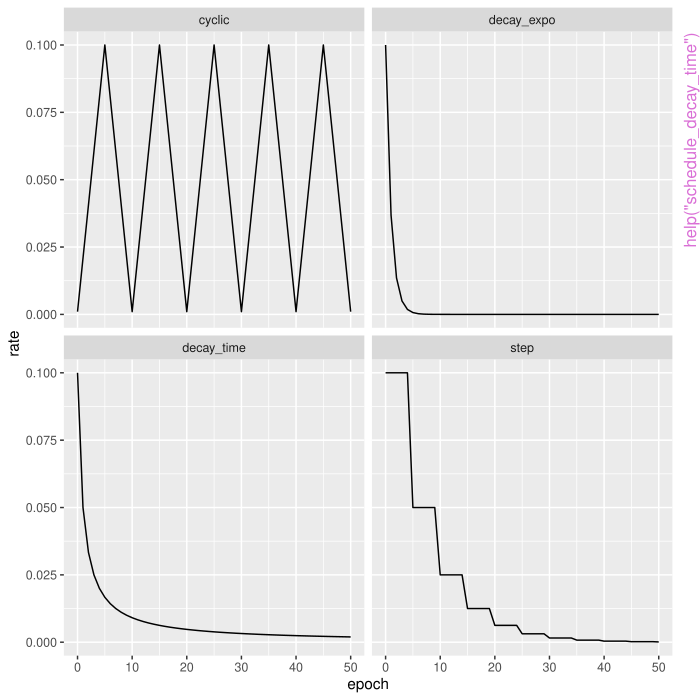

Generate this figure with R:
pkgname <- "brulee"
source(file.path(R.home("share"), "R", "examples-header.R"))
options(warn = 1)
library('brulee')

base::assign(".oldSearch", base::search(), pos = 'CheckExEnv')
base::assign(".old_wd", base::getwd(), pos = 'CheckExEnv')
cleanEx()
nameEx("brulee-autoplot")
### * brulee-autoplot

flush(stderr()); flush(stdout())

### Name: brulee-autoplot
### Title: Plot model loss over epochs
### Aliases: brulee-autoplot autoplot.brulee_mlp
###   autoplot.brulee_logistic_reg autoplot.brulee_multinomial_reg
###   autoplot.brulee_linear_reg autoplot.brulee_resnet
###   autoplot.brulee_auto_int autoplot.brulee_saint autoplot.brulee_rln

### ** Examples

## Don't show: 
if (!brulee:::is_cran_check()) withAutoprint({ # examplesIf
## End(Don't show)
## Don't show: 
}) # examplesIf
## End(Don't show)



cleanEx()
nameEx("brulee-coefs")
### * brulee-coefs

flush(stderr()); flush(stdout())

### Name: brulee-coefs
### Title: Extract Model Coefficients
### Aliases: brulee-coefs coef.brulee_logistic_reg coef.brulee_linear_reg
###   coef.brulee_mlp coef.brulee_multinomial_reg coef.brulee_resnet
###   coef.brulee_rln

### ** Examples

## Don't show: 
if (!brulee:::is_cran_check()) withAutoprint({ # examplesIf
## End(Don't show)
## Don't show: 
}) # examplesIf
## End(Don't show)



cleanEx()
nameEx("brulee_auto_int")
### * brulee_auto_int

flush(stderr()); flush(stdout())

### Name: brulee_auto_int
### Title: Fit AutoInt models for tabular data
### Aliases: brulee_auto_int brulee_auto_int.default
###   brulee_auto_int.data.frame brulee_auto_int.matrix
###   brulee_auto_int.formula brulee_auto_int.recipe

### ** Examples

## Don't show: 
if (!brulee:::is_cran_check()) withAutoprint({ # examplesIf
## End(Don't show)
## Don't show: 
}) # examplesIf
## End(Don't show)



cleanEx()
nameEx("brulee_chronos")
### * brulee_chronos

flush(stderr()); flush(stdout())

### Name: brulee_chronos
### Title: Chronos-2 pretrained forecasting model
### Aliases: brulee_chronos brulee_chronos.default
###   brulee_chronos.data.frame brulee_chronos.formula
###   brulee_chronos.recipe

### ** Examples

## Don't show: 
if (!brulee:::is_cran_check()) withAutoprint({ # examplesIf
## End(Don't show)
pkgs <- c("recipes", "lubridate", "modeldata", "ggplot2")

## Not run: 
##D if (torch::torch_is_installed() & rlang::is_installed(pkgs)) {
##D  library(dplyr)
##D  library(ggplot2)
##D 
##D  n <- nrow(modeldata::Chicago)
##D 
##D  prior_data <- modeldata::Chicago[-((n-13):n),]
##D  test_data <-
##D   modeldata::Chicago[(n-13):n,] |>
##D   mutate(day = lubridate::wday(date, label = TRUE))
##D 
##D  # ------------------------------------------------------------------------------
##D  # Simple, no covariate model
##D 
##D  mod_1 <-
##D   brulee_chronos(
##D    ridership ~ 1,
##D    data = prior_data,
##D    # Removing `timestamp_column` does not affect the fit
##D    timestamp_column = c(date),
##D    prediction_length = 14)
##D 
##D  # ------------------------------------------------------------------------------
##D  # Some covariates via the formula method
##D 
##D mod_2 <-
##D   brulee_chronos(
##D    ridership ~ Clark_Lake + Belmont + Harlem + Monroe,
##D    data = prior_data,
##D    timestamp_column = c(date),
##D    prediction_length = 14)
##D 
##D  # ------------------------------------------------------------------------------
##D  # Covariates using recipes
##D 
##D  rec <-
##D   recipe(ridership ~ ., data = prior_data) |>
##D   update_role(date, new_role = "time")
##D 
##D  mod_3 <- brulee_chronos(rec, data = prior_data, prediction_length = 14)
##D }
## End(Not run)
## Don't show: 
}) # examplesIf
## End(Don't show)



cleanEx()
nameEx("brulee_linear_reg")
### * brulee_linear_reg

flush(stderr()); flush(stdout())

### Name: brulee_linear_reg
### Title: Fit a linear regression model
### Aliases: brulee_linear_reg brulee_linear_reg.default
###   brulee_linear_reg.data.frame brulee_linear_reg.matrix
###   brulee_linear_reg.formula brulee_linear_reg.recipe

### ** Examples

## Don't show: 
if (!brulee:::is_cran_check()) withAutoprint({ # examplesIf
## End(Don't show)
## Don't show: 
}) # examplesIf
## End(Don't show)



cleanEx()
nameEx("brulee_logistic_reg")
### * brulee_logistic_reg

flush(stderr()); flush(stdout())

### Name: brulee_logistic_reg
### Title: Fit a logistic regression model
### Aliases: brulee_logistic_reg brulee_logistic_reg.default
###   brulee_logistic_reg.data.frame brulee_logistic_reg.matrix
###   brulee_logistic_reg.formula brulee_logistic_reg.recipe

### ** Examples

## Don't show: 
if (!brulee:::is_cran_check()) withAutoprint({ # examplesIf
## End(Don't show)
## Don't show: 
}) # examplesIf
## End(Don't show)



cleanEx()
nameEx("brulee_mlp")
### * brulee_mlp

flush(stderr()); flush(stdout())

### Name: brulee_mlp
### Title: Fit neural networks
### Aliases: brulee_mlp brulee_mlp.default brulee_mlp.data.frame
###   brulee_mlp.matrix brulee_mlp.formula brulee_mlp.recipe
###   brulee_mlp_two_layer brulee_mlp_two_layer.default
###   brulee_mlp_two_layer.data.frame brulee_mlp_two_layer.matrix
###   brulee_mlp_two_layer.formula brulee_mlp_two_layer.recipe

### ** Examples

## Don't show: 
if (!brulee:::is_cran_check()) withAutoprint({ # examplesIf
## End(Don't show)
## Don't show: 
}) # examplesIf
## End(Don't show)



cleanEx()
nameEx("brulee_multinomial_reg")
### * brulee_multinomial_reg

flush(stderr()); flush(stdout())

### Name: brulee_multinomial_reg
### Title: Fit a multinomial regression model
### Aliases: brulee_multinomial_reg brulee_multinomial_reg.default
###   brulee_multinomial_reg.data.frame brulee_multinomial_reg.matrix
###   brulee_multinomial_reg.formula brulee_multinomial_reg.recipe

### ** Examples

## Don't show: 
if (!brulee:::is_cran_check()) withAutoprint({ # examplesIf
## End(Don't show)
## Don't show: 
}) # examplesIf
## End(Don't show)



cleanEx()
nameEx("brulee_resnet")
### * brulee_resnet

flush(stderr()); flush(stdout())

### Name: brulee_resnet
### Title: Fit residual neural networks (ResNet)
### Aliases: brulee_resnet brulee_resnet.default brulee_resnet.data.frame
###   brulee_resnet.matrix brulee_resnet.formula brulee_resnet.recipe

### ** Examples

## Don't show: 
if (!brulee:::is_cran_check()) withAutoprint({ # examplesIf
## End(Don't show)
## Don't show: 
}) # examplesIf
## End(Don't show)



cleanEx()
nameEx("brulee_rln")
### * brulee_rln

flush(stderr()); flush(stdout())

### Name: brulee_rln
### Title: Fit Regularization Learning Networks (RLN)
### Aliases: brulee_rln brulee_rln.default brulee_rln.data.frame
###   brulee_rln.matrix brulee_rln.formula brulee_rln.recipe

### ** Examples

## Don't show: 
if (!brulee:::is_cran_check()) withAutoprint({ # examplesIf
## End(Don't show)
## Don't show: 
}) # examplesIf
## End(Don't show)



cleanEx()
nameEx("brulee_saint")
### * brulee_saint

flush(stderr()); flush(stdout())

### Name: brulee_saint
### Title: Fit SAINT models for tabular data
### Aliases: brulee_saint brulee_saint.default brulee_saint.data.frame
###   brulee_saint.matrix brulee_saint.formula brulee_saint.recipe

### ** Examples

## Don't show: 
if (!brulee:::is_cran_check()) withAutoprint({ # examplesIf
## End(Don't show)
## Don't show: 
}) # examplesIf
## End(Don't show)



cleanEx()
nameEx("matrix_to_dataset")
### * matrix_to_dataset

flush(stderr()); flush(stdout())

### Name: matrix_to_dataset
### Title: Convert data to torch format
### Aliases: matrix_to_dataset

### ** Examples

## Don't show: 
if (!brulee:::is_cran_check()) withAutoprint({ # examplesIf
## End(Don't show)
if (torch::torch_is_installed()) {
  matrix_to_dataset(as.matrix(mtcars[, -1]), mtcars$mpg)
}
## Don't show: 
}) # examplesIf
## End(Don't show)



cleanEx()
nameEx("predict.brulee_auto_int")
### * predict.brulee_auto_int

flush(stderr()); flush(stdout())

### Name: predict.brulee_auto_int
### Title: Predict from a 'brulee_auto_int'
### Aliases: predict.brulee_auto_int

### ** Examples

## Don't show: 
if (!brulee:::is_cran_check()) withAutoprint({ # examplesIf
## End(Don't show)
## Don't show: 
}) # examplesIf
## End(Don't show)



cleanEx()
nameEx("predict.brulee_chronos")
### * predict.brulee_chronos

flush(stderr()); flush(stdout())

### Name: predict.brulee_chronos
### Title: Predict from a 'brulee_chronos' model
### Aliases: predict.brulee_chronos

### ** Examples

## Don't show: 
if (!brulee:::is_cran_check()) withAutoprint({ # examplesIf
## End(Don't show)
pkgs <- c("recipes", "lubridate", "modeldata", "ggplot2")

## Not run: 
##D if (torch::torch_is_installed() & rlang::is_installed(pkgs)) {
##D  library(dplyr)
##D  library(ggplot2)
##D 
##D  n <- nrow(modeldata::Chicago)
##D 
##D  prior_data <- modeldata::Chicago[-((n-13):n),]
##D  test_data <-
##D   modeldata::Chicago[(n-13):n,] |>
##D   mutate(day = lubridate::wday(date, label = TRUE))
##D 
##D  # ------------------------------------------------------------------------------
##D  # Simple, no covariate model
##D 
##D  mod_1 <-
##D   brulee_chronos(
##D    ridership ~ 1,
##D    data = prior_data,
##D    # Removing `timestamp_column` does not affect the fit
##D    timestamp_column = c(date),
##D    prediction_length = 14)
##D 
##D  pred_1 <- predict(mod_1, test_data)
##D  pred_1
##D 
##D  pred_1 |>
##D   bind_cols(test_data) |>
##D   ggplot(aes(date)) +
##D   geom_point(aes(y = ridership, col = day)) +
##D   geom_line(aes(y = .pred)) +
##D   labs(title = "No covariates: Meh") +
##D   theme_bw()
##D 
##D  # ------------------------------------------------------------------------------
##D  # Some covariates via the formula method
##D 
##D mod_2 <-
##D   brulee_chronos(
##D    ridership ~ Clark_Lake + Belmont + Harlem + Monroe,
##D    data = prior_data,
##D    timestamp_column = c(date),
##D    prediction_length = 14)
##D 
##D  pred_2 <- predict(mod_2, future_df = test_data)
##D 
##D  pred_2 |>
##D   bind_cols(test_data) |>
##D   ggplot(aes(date)) +
##D   geom_point(aes(y = ridership, col = day)) +
##D   geom_line(aes(y = .pred)) +
##D   labs(title = "Four covariates: Pretty good") +
##D   theme_bw()
##D 
##D  # ------------------------------------------------------------------------------
##D  # Covariates using recipes
##D 
##D  rec <-
##D   recipe(ridership ~ ., data = prior_data) |>
##D   update_role(date, new_role = "time")
##D 
##D  mod_3 <- brulee_chronos(rec, data = prior_data, prediction_length = 14)
##D 
##D  pred_3 <- predict(mod_3, future_df = test_data)
##D 
##D  pred_3 |>
##D   bind_cols(test_data) |>
##D   ggplot(aes(date)) +
##D   geom_point(aes(y = ridership, col = day)) +
##D   geom_line(aes(y = .pred)) +
##D   labs(title = "All covariates: Better Saturdays") +
##D   theme_bw()
##D }
## End(Not run)
## Don't show: 
}) # examplesIf
## End(Don't show)



cleanEx()
nameEx("predict.brulee_linear_reg")
### * predict.brulee_linear_reg

flush(stderr()); flush(stdout())

### Name: predict.brulee_linear_reg
### Title: Predict from a 'brulee_linear_reg'
### Aliases: predict.brulee_linear_reg

### ** Examples

## Don't show: 
if (!brulee:::is_cran_check()) withAutoprint({ # examplesIf
## End(Don't show)
## Don't show: 
}) # examplesIf
## End(Don't show)



cleanEx()
nameEx("predict.brulee_logistic_reg")
### * predict.brulee_logistic_reg

flush(stderr()); flush(stdout())

### Name: predict.brulee_logistic_reg
### Title: Predict from a 'brulee_logistic_reg'
### Aliases: predict.brulee_logistic_reg

### ** Examples

## Don't show: 
if (!brulee:::is_cran_check()) withAutoprint({ # examplesIf
## End(Don't show)
## Don't show: 
}) # examplesIf
## End(Don't show)



cleanEx()
nameEx("predict.brulee_mlp")
### * predict.brulee_mlp

flush(stderr()); flush(stdout())

### Name: predict.brulee_mlp
### Title: Predict from a 'brulee_mlp'
### Aliases: predict.brulee_mlp

### ** Examples

## Don't show: 
if (!brulee:::is_cran_check()) withAutoprint({ # examplesIf
## End(Don't show)
## Don't show: 
}) # examplesIf
## End(Don't show)



cleanEx()
nameEx("predict.brulee_multinomial_reg")
### * predict.brulee_multinomial_reg

flush(stderr()); flush(stdout())

### Name: predict.brulee_multinomial_reg
### Title: Predict from a 'brulee_multinomial_reg'
### Aliases: predict.brulee_multinomial_reg

### ** Examples

## Don't show: 
if (!brulee:::is_cran_check()) withAutoprint({ # examplesIf
## End(Don't show)
## Don't show: 
}) # examplesIf
## End(Don't show)



cleanEx()
nameEx("predict.brulee_resnet")
### * predict.brulee_resnet

flush(stderr()); flush(stdout())

### Name: predict.brulee_resnet
### Title: Predict from a 'brulee_resnet'
### Aliases: predict.brulee_resnet

### ** Examples

## Don't show: 
if (!brulee:::is_cran_check()) withAutoprint({ # examplesIf
## End(Don't show)
## Don't show: 
}) # examplesIf
## End(Don't show)



cleanEx()
nameEx("predict.brulee_rln")
### * predict.brulee_rln

flush(stderr()); flush(stdout())

### Name: predict.brulee_rln
### Title: Predict from a 'brulee_rln'
### Aliases: predict.brulee_rln

### ** Examples

## Don't show: 
if (!brulee:::is_cran_check()) withAutoprint({ # examplesIf
## End(Don't show)
## Don't show: 
}) # examplesIf
## End(Don't show)



cleanEx()
nameEx("predict.brulee_saint")
### * predict.brulee_saint

flush(stderr()); flush(stdout())

### Name: predict.brulee_saint
### Title: Predict from a 'brulee_saint'
### Aliases: predict.brulee_saint

### ** Examples

## Don't show: 
if (!brulee:::is_cran_check()) withAutoprint({ # examplesIf
## End(Don't show)
## Don't show: 
}) # examplesIf
## End(Don't show)



cleanEx()
nameEx("schedule_decay_time")
### * schedule_decay_time

flush(stderr()); flush(stdout())

### Name: schedule_decay_time
### Title: Change the learning rate over time
### Aliases: schedule_decay_time schedule_decay_expo schedule_step
###   schedule_cyclic set_learn_rate

### ** Examples

## Don't show: 
if (!brulee:::is_cran_check()) withAutoprint({ # examplesIf
## End(Don't show)
if (rlang::is_installed("purrr")) {
 library(ggplot2)
 library(dplyr)
 library(purrr)

 iters <- 0:50

 bind_rows(
  tibble(epoch = iters, rate = map_dbl(iters, schedule_decay_time), type = "decay_time"),
  tibble(epoch = iters, rate = map_dbl(iters, schedule_decay_expo), type = "decay_expo"),
  tibble(epoch = iters, rate = map_dbl(iters, schedule_step), type = "step"),
  tibble(epoch = iters, rate = map_dbl(iters, schedule_cyclic), type = "cyclic")
 ) |>
  ggplot(aes(epoch, rate)) +
  geom_line() +
  facet_wrap(~ type)

}
## Don't show: 
}) # examplesIf
## End(Don't show)



cleanEx()
nameEx("summary.brulee")
### * summary.brulee

flush(stderr()); flush(stdout())

### Name: summary.brulee_mlp
### Title: Summarize the architecture of a brulee model
### Aliases: summary.brulee_mlp summary.brulee summary.brulee_resnet
###   summary.brulee_rln summary.brulee_auto_int summary.brulee_saint

### ** Examples

## Don't show: 
if (!brulee:::is_cran_check()) withAutoprint({ # examplesIf
## End(Don't show)
## Don't show: 
}) # examplesIf
## End(Don't show)



### * <FOOTER>
###
cleanEx()
options(digits = 7L)
base::cat("Time elapsed: ", proc.time() - base::get("ptime", pos = 'CheckExEnv'),"\n")
grDevices::dev.off()
###
### Local variables: ***
### mode: outline-minor ***
### outline-regexp: "\\(> \\)?### [*]+" ***
### End: ***
quit('no')
